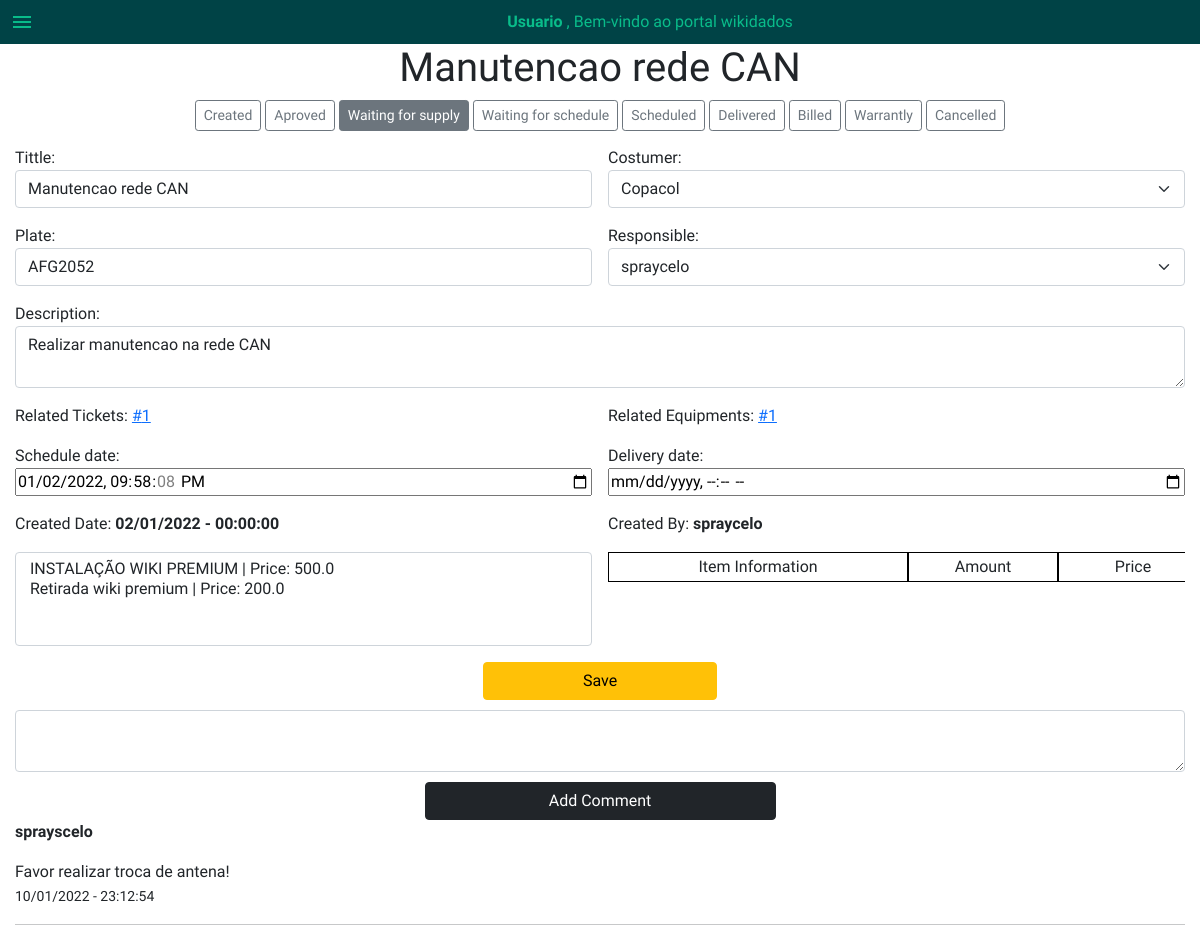
The app's page /serviceOrder/2, older data.
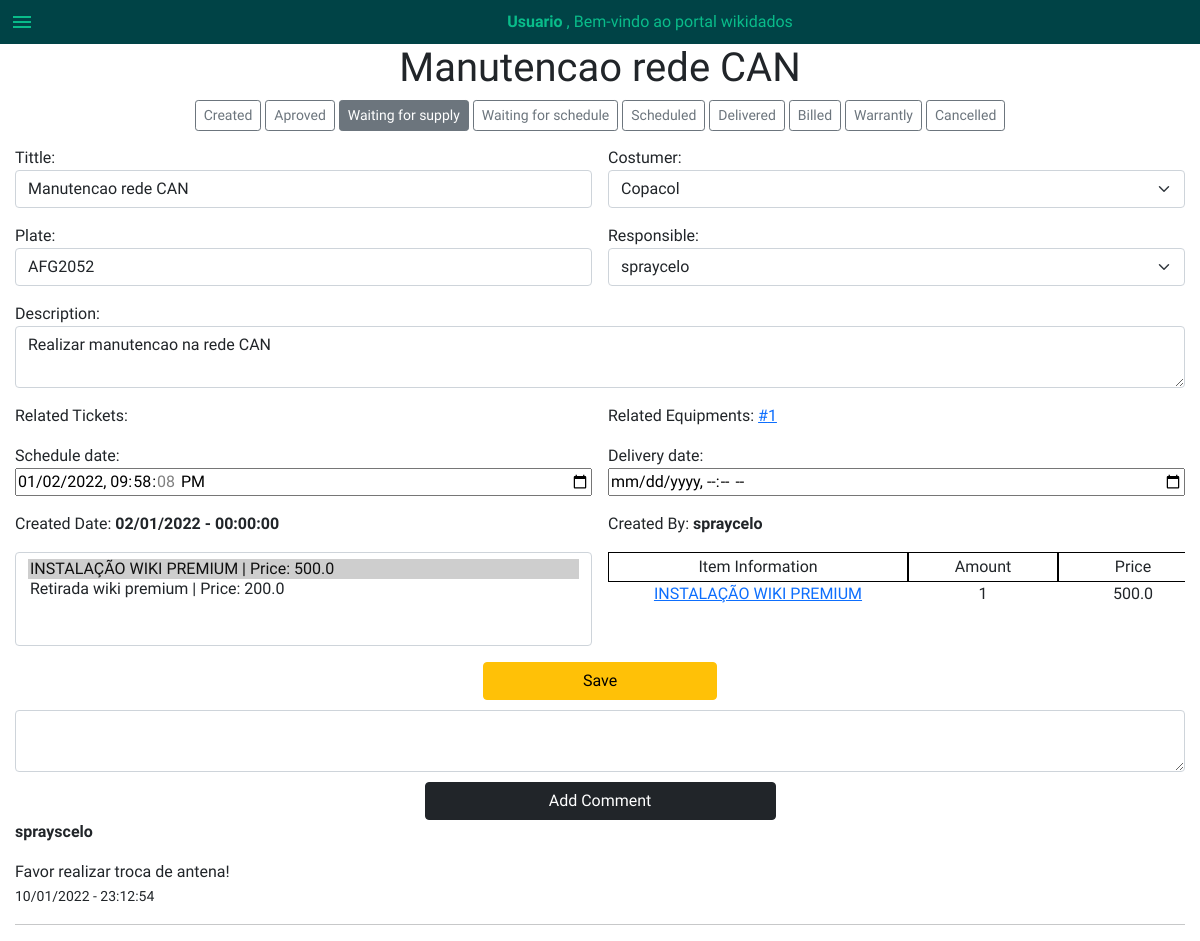
The same page, newer data.
### FinalProject/models.py (models this page shows, shortened)
class Ticket(models.Model):
    tittle = models.CharField(max_length=30, default="")
    priority = models.CharField(choices=priorityChoices, max_length=1)
    group = models.CharField(max_length=255, choices=ticketGroup, default="Support")
    status = models.CharField(max_length=255,choices=ticketStatusChoices, default="")
    description = models.TextField(blank=False)
    costumer = models.ForeignKey(Costumer, on_delete=models.CASCADE, related_name="ticketCostumer")
    plate = models.CharField(max_length=8, default="")
    comment = models.JSONField(default=list, blank=True)
    responsible = models.ForeignKey(User, on_delete=models.CASCADE, related_name="ticketResponsible", null=True, blank=True)
    createDate = models.DateTimeField(auto_now_add=True)
    createdBy = models.ForeignKey(User, on_delete=models.CASCADE, related_name="ticketCreator")
    endDate = models.DateTimeField(blank=True, null=True)
    analyzedIten = models.CharField(choices=AnalyzedItens, max_length=255, default="")
    actionMade = models.CharField(choices=ActionMade, max_length=255, default="")
    plataform = models.CharField(choices=Plataform, max_length=255, default="")
    solution = models.TextField(default="")
    score = models.IntegerField(default=0)
    comments = models.ManyToManyField(Comment, default="", blank=True, related_name="relatedTicket")

class Equipment(models.Model):
    type = models.CharField(choices=equipmentCategoriesChoices, max_length=254)
    costumer = models.ForeignKey(Costumer, on_delete=models.CASCADE, default="", blank=True)
    plate = models.CharField(max_length=8, default="")
    notes = models.TextField(default="", blank=True)
    serialNumber = models.CharField(max_length=30)
    phoneOperator = models.CharField(choices=equipmentsPhoneOperators, max_length=30)
    chip = models.CharField(max_length=20)
    product = models.ForeignKey(Product, on_delete=models.CASCADE)
    status = models.CharField(choices=equipamentsStatus, max_length=30)
    inUseDate = DateTimeField(blank=True)
    createdDate = models.DateTimeField(auto_now_add=True)
    relatedSo = models.ManyToManyField(Product, related_name="relatedServiceOrder")
    relatedTicket = models.ManyToManyField(Ticket, default="", related_name="relatedTicket")
    comments = models.ManyToManyField(Comment, default="", blank=True, related_name="relatedEquipments")

class Comment(models.Model):
    user = models.ForeignKey(User, on_delete=models.CASCADE, default="")
    content = models.TextField(default="")
    createDate = models.DateTimeField(auto_now_add=True)

class User(AbstractUser):
    pass

class serviceOrder(models.Model):
    tittle = models.CharField(max_length=30, default="")
    status = models.CharField(choices=statusOsChoices, max_length=50, default="")
    description = models.TextField(blank=True)
    costumer = models.ForeignKey(Costumer, on_delete=models.CASCADE)
    plate = models.CharField(max_length=8, default="")
    responsible = models.ForeignKey(User, on_delete=models.CASCADE, related_name="osResponsible")
    createDate = models.DateTimeField(auto_now_add=True)
    createdBy = models.ForeignKey(User, on_delete=models.CASCADE, related_name="osCreator")
    schedule = models.DateTimeField(blank=True, null=True)
    deliveryDate = models.DateTimeField(blank=True, null=True)
    product = models.ForeignKey(Product, on_delete=models.CASCADE)
    relatedTicket = models.ManyToManyField(Ticket, related_name="ticketRelated")
    relatedService = models.ManyToManyField(Service, related_name="serviceRelated")
    relatedEquipment = models.ManyToManyField(Equipment, blank=True, related_name="equipmentRelated")
    comments = models.ManyToManyField(Comment, default="", blank=True, related_name="relatedServiceOrder")

class Costumer(models.Model):
    type = models.CharField(max_length=255, choices=costumerTypeChoices)
    name = models.CharField(max_length=255, blank=False)
    priority = models.CharField(choices=priorityChoices, default=1, max_length=1)
    phone = models.CharField(max_length=11, blank=True, null=True)
    CNPJ = models.CharField(blank=False, max_length=14, unique=True)
    email = models.EmailField(max_length=255, blank=False, unique=True)
    createDate = models.DateField(auto_now_add=True)
    state = models.CharField(max_length=50, default="")
    city = models.CharField(max_length=50, default="")
    address = models.CharField(max_length=50, default="")
    zCode = models.CharField(max_length=8, default="")
    comments = models.ManyToManyField(Comment, default="", blank=True, related_name="relatedCostumer")

class Service(models.Model):
    name = models.CharField(max_length=50, default="")
    status = models.CharField(max_length=50, choices=serviceStatus)
    categorie = models.CharField(max_length=50, choices=serviceCategories)
    price = models.FloatField()
    description = models.TextField(default="")
    createdBy = models.ForeignKey(User, on_delete=models.CASCADE)
    createdDate = models.DateTimeField(auto_now_add=True)
    comments = models.ManyToManyField(Comment, default="", blank=True, related_name="relatedServices")

### FinalProject/views.py (the view, shortened to what this page needs)
def serviceOrdersDetails(request, serviceOrderID):
   serviceOrderDetails = serviceOrder.objects.get(id=serviceOrderID)
   newComment(request, serviceOrderID, serviceOrder)
   if request.method == "PUT":
      data = json.loads(request.body)
      serviceOrder.objects.filter(id=serviceOrderID).update(status=data["newStatus"])
   return render(request,"final/serviceOrder.html", {
      "serviceOrdersDetails": serviceOrderDetails,
      "serviceOrdersStatusChoices": statusOsChoices,
      "allCostumers": Costumer.objects.all(),
      "users": Users,
      "allServices": [svc for svc in Service.objects.all()]
   })

### FinalProject/views.py (called while the page is built)
def newComment(request, moduleID, module):
   if "commentContent" in request.POST:
         newComment = Comment(user=request.user, content=request.POST.get("commentContent", False))
         newComment.save()
         CommentLink = module.objects.get(id=moduleID)
         CommentLink.comments.add(newComment)
         CommentLink.save()

### FinalProject/templates/final/serviceOrder.html (shortened to what the changed rows need)
{%extends "final/layout.html" %}
{% load static %}
{%block serviceOrder %}
{% if allServiceOrders %}
<h1 class="text-center"> Service Orders</h1>
<div>
    <div id="serviceOrderHeader">
        <span> ID </span>
        <span> Tittle </span>
        <span> Status </span>
        <span> Costumer </span>
        <span> Plate </span>
        <span> CreateDate </span>
        <span> Schedule </span>
    </div>
    {% for so in allServiceOrders %}
    <div id="allServiceOrder">
        <a href="{% url 'serviceOrdersDetails' so.id %}" class="btn btn-light">
            <span>{{ so.id }}</span>
            <span>{{ so.tittle }}</span>
            <span>{{ so.status }}</span>
            <span>{{ so.costumer.name }}</span>
            <span>{{ so.plate }}</span>
            <span>{{ so.createDate|date:"d/m/Y - H:i:s" }}</span>
            <span>{{ so.schedule|date:"d/m/Y - H:i:s" }}</span>
        </a>
    </div>
    {%endfor%}
</div>
{% elif serviceOrdersDetails %}
<div data-pageID="serviceOrdersDetails.id" id="mainServiceOrderContainer">
    <div class="text-center">
        <h1> {{ serviceOrdersDetails.tittle }}</h1>
    </div>
    <div class="text-center" id="serviceOrdersStatusContainer">
        {% for status in serviceOrdersStatusChoices%}
            <button type="button" data-status="{{ serviceOrdersDetails.status }}" name="serviceOrderDetailsStatus" id="serviceOrderDetailsStatus" class="btn btn-outline-secondary btn-sm">{{ status.0 }}</button>
        {% endfor %}
    </div>
    <div id="serviceOrderDetailsContainer">
        <div id="ServiceOrdersForm">
            <form action="{% url 'serviceOrdersDetails' serviceOrdersDetails.id %}" method="POST" >
                <label for="">Tittle:
                    <input class="form-control" type="text" name="serviceOrderDetailsTittle" value="{{serviceOrdersDetails.tittle }}" id="">
                </label>
                <label for=""> Costumer:
                    <select class="form-select" name="serviceOrderDetailsCostumer" id="">
                        {% for costumer in allCostumers %}
                        <option value="{{ costumer.id }}"
                        {% if costumer.name == serviceOrdersDetails.costumer.name %} selected {% endif%}>
                        {{ costumer.name }}
                        </option>
                    {% endfor %}
                </select>
            </label>
            <label for="serviceOrderDetailsPlate">Plate:
                <input class="form-control" type="text" name="serviceOrderDetailsPlate" id="serviceOrderDetailsPlate" value="{{ serviceOrdersDetails.plate }}">
            </label>
            <label id="serviceOrderDetailsDescription" for="serviceOrderDetailsDescription">Description:
                <textarea class="form-control" name="serviceOrderDetailsDescription" id="serviceOrderDetailsDescription" cols="" rows="2">{{ serviceOrdersDetails.description }}</textarea>
            </label>
            <label for=""> Responsible:
                    <select class="form-select" name="serviceOrderDetailsResponsible" id="">
                        {% for responsible in users %}
                        <option value="{{ responsible.id }}"
                            {% if responsible.username in serviceOrdersDetails.responsible.username %}selected{% endif %}>
                                {{ responsible.username }}
                        </option>
                        {% endfor%}
                    </select>
                </label>
                <label for=""> Related Tickets:
                    {% for relatedTickets in serviceOrdersDetails.relatedTicket.all%}
                        <a href="">#{{ relatedTickets.id }}</a>
                    {% endfor%}
                </label>
                <label for="">Related Equipments:
                    {% for relatedEquipments in serviceOrdersDetails.relatedEquipment.all %}
                    <a href=""> #{{ relatedEquipments.id }}</a>
                    {% endfor%}
                </label>
                <label  id="serviceOrderDetailsSchedule" for="">
                    Schedule date:
                    <input type="datetime-local" name="serviceOrderDetailsSchedule" value="{{ serviceOrdersDetails.schedule|date:'Y-m-d' }}T{{ serviceOrdersDetails.schedule|time:'H:i:s' }}">
                </label>
                <label for="">Delivery date:
                    <input type="datetime-local" name="serviceOrderDetailsDelivery" id="" value="{{ serviceOrdersDetails.deliveryDate|date:'Y-m-d' }}T{{ serviceOrdersDetails.deliveryDate|time:'H:i:s' }}">
                </label>
                <label for="">Created Date:
                    <strong> {{ serviceOrdersDetails.createDate|date:"d/m/Y - H:i:s" }} </strong>
                </label>
                <label for="">
                    Created By:
                    <strong> {{ serviceOrdersDetails.createdBy }} </strong>
                </label>
                <label id="serviceContents" for="">
                    <select class="form-select" multiple name="serviceContentSelected" id="SelectedServices">
                        {% for service in allServices %}
                        <option value="{{ service.id }}"
                        {% if service in serviceOrdersDetails.relatedService.all%} selected {% endif %}>
                        {{ service.name }} | Price: {{ service.price }}
                        </option>
                        {% endfor %}
                    </select>
                </label>
                <div id="serviceExibition">
                    <div class="text-center" id="serviceExibitionColum">
                        <span id="serviceExibitionColumInformation">Item Information</span>
                        <span>Amount</span>
                        <span>Price</span>
                    </div>
                    {% for exibition in serviceOrdersDetails.relatedService.all %}
                    <div class="text-center" id="serviceExibitionItems">
                        <a href="" id="serviceExbitionName">{{ exibition.name }}</a>
                        <span>1</span>
                        <span>{{ exibition.price }}</span>
                    </div>
                    {% endfor %}
                </div>
                <div id="saveButtonContainer" class="text-center">
                    <input class="btn btn-warning" type="submit" name="serviceOrderSave" id="saveButton" value="Save">
                </div>
            </form>
        </div>
        <section>
            <div id="commentContainerForm">
                <form action="" method="POST">
                    <textarea class="form-control" name="commentContent" id="commentContent" cols="" rows="2"></textarea>
                    <input class="btn btn-dark" value="Add Comment" type="submit" name="" id="">
                </form>
            </div>
            <div id="commentContainerAll">
                {% for comment in serviceOrdersDetails.comments.all reversed %}
                <div>
                    <p> <strong> {{ comment.user }} </strong></p>
                    <span> {{ comment.content }}</span>
                    <div>
                        <small> {{ comment.createDate|date:"d/m/Y - H:i:s" }}</small>
                    </div>
                </div>
                <hr>
                {% endfor %}
            </div>
        </section>
    </div>
</div>
{% endif%}
<link rel="stylesheet" href="{% static 'serviceOrder.css' %}">
{%endblock%}

Row changes from the older to the newer data that the page shows:
removed Ticket: id "1"
shown differently, row unchanged: serviceOrder "Manutencao rede CAN": serviceContentSelected (not shown) → "INSTALAÇÃO WIKI PREMIUM | Price: 500.0 ☑ / Retirada wiki premium | Price: 200.0"
now on this page (row unchanged): Service: name "INSTALAÇÃO WIKI PREMIUM", price "500.0"
Text that changed along with them:
form field serviceContentSelected: "INSTALAÇÃO WIKI PREMIUM | Price: 500.0 / Retirada wiki premium | Price: 200.0" → (not shown)
